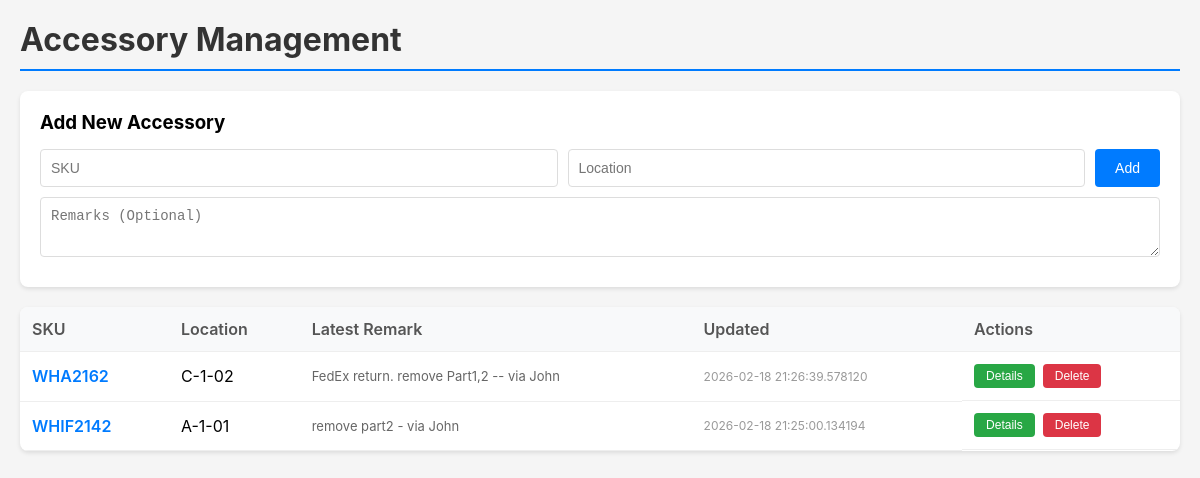
Before: / with the older database file.
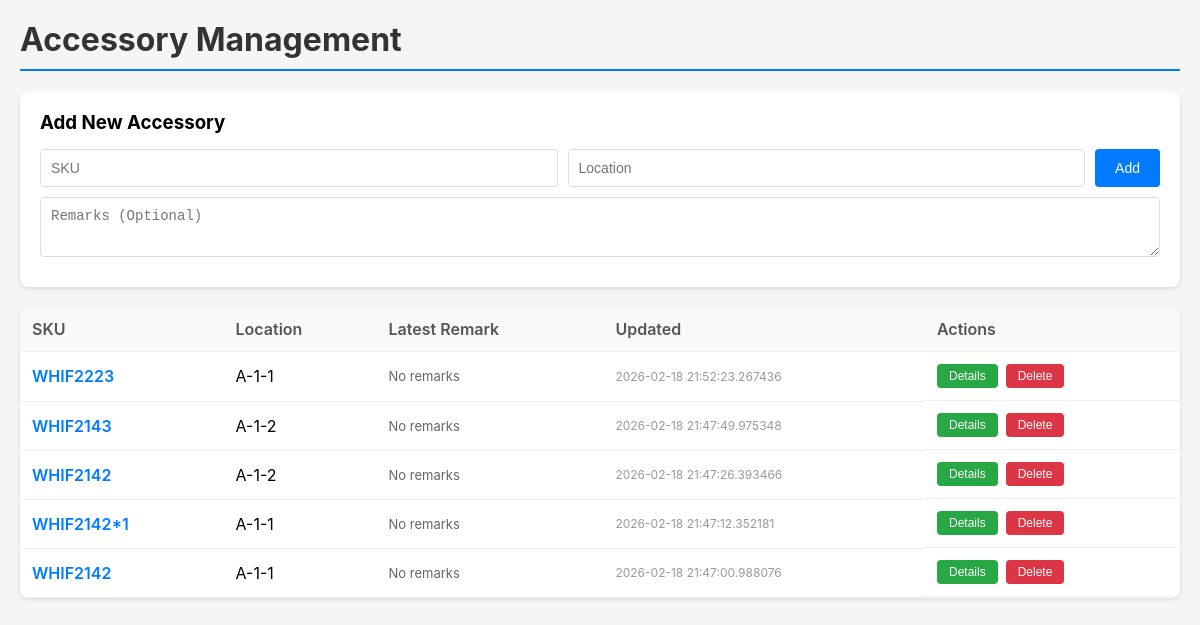
After: the same page with the newer database file.
### tables this page shows
CREATE TABLE accessories (
            id INTEGER PRIMARY KEY AUTOINCREMENT,
            sku TEXT NOT NULL,
            location TEXT NOT NULL,
            updated_at TIMESTAMP DEFAULT CURRENT_TIMESTAMP
        );

### app.py (the view)
@app.route("/")
def index():
    conn = get_db()
    cursor = conn.cursor()
    cursor.execute("""
        SELECT a.*,
               (SELECT content FROM remarks
                WHERE accessory_id = a.id
                ORDER BY created_at DESC LIMIT 1) as latest_remark
        FROM accessories a
        ORDER BY a.updated_at DESC
    """)
    accessories = []
    for row in cursor.fetchall():
        accessories.append(
            {
                "id": row["id"],
                "sku": row["sku"],
                "location": row["location"],
                "updated_at": row["updated_at"],
                "latest_remark": row["latest_remark"] or "No remarks",
            }
        )
    conn.close()
    return render_template("index.html", accessories=accessories)

### app.py (called while the page is built)
def get_db():
    conn = sqlite3.connect(DB_PATH)
    conn.row_factory = sqlite3.Row
    return conn

### templates/index.html (shortened to what this page needs)
<!DOCTYPE html>
<html lang="en">
<head>
</head>
<body>
    <div class="container">
        <h1>Accessory Management</h1>
        <div class="add-form">
            <h3 style="margin-bottom: 15px;">Add New Accessory</h3>
            <form id="addForm">
                <div class="form-row">
                    <input type="text" name="sku" placeholder="SKU" required>
                    <input type="text" name="location" placeholder="Location" required>
                    <button type="submit">Add</button>
                </div>
                <div class="form-row">
                    <textarea name="remark" placeholder="Remarks (Optional)"></textarea>
                </div>
            </form>
        </div>
        <div class="accessory-list">
            {% if accessories %}
            <table>
                <thead>
                    <tr>
                        <th>SKU</th>
                        <th>Location</th>
                        <th>Latest Remark</th>
                        <th>Updated</th>
                        <th>Actions</th>
                    </tr>
                </thead>
                <tbody>
                    {% for item in accessories %}
                    <tr>
                        <td class="sku">{{ item.sku }}</td>
                        <td>{{ item.location }}</td>
                        <td class="remark-preview" title="{{ item.latest_remark }}">{{ item.latest_remark }}</td>
                        <td class="time">{{ item.updated_at }}</td>
                        <td class="actions">
                            <a href="{{ url_for('detail', id=item.id) }}">
                                <button class="btn-small btn-edit">Details</button>
                            </a>
                            <form action="{{ url_for('delete_accessory', id=item.id) }}" method="post" style="display:inline;" onsubmit="return confirm('Delete this accessory?');">
                                <button type="submit" class="btn-small btn-delete">Delete</button>
                            </form>
                        </td>
                    </tr>
                    {% endfor %}
                </tbody>
            </table>
            {% else %}
            <div class="empty">No accessories found</div>
            {% endif %}
        </div>
    </div>
</body>
</html>

### templates/index.html (style rules this page uses)
* { margin: 0; padding: 0; box-sizing: border-box; }
body { font-family: -apple-system, BlinkMacSystemFont, 'Segoe UI', Roboto, 'Helvetica Neue', Arial, sans-serif; background: #f5f5f5; padding: 20px; }
.container { max-width: 1200px; margin: 0 auto; }
h1 { color: #333; margin-bottom: 20px; padding-bottom: 10px; border-bottom: 2px solid #007bff; }
.add-form { background: white; padding: 20px; border-radius: 8px; box-shadow: 0 2px 4px rgba(0,0,0,0.1); margin-bottom: 20px; }
.form-row { display: flex; gap: 10px; margin-bottom: 10px; flex-wrap: wrap; }
input[type="text"], textarea { padding: 10px; border: 1px solid #ddd; border-radius: 4px; font-size: 14px; }
input[type="text"] { flex: 1; min-width: 150px; }
textarea { width: 100%; min-height: 60px; resize: vertical; }
button { padding: 10px 20px; background: #007bff; color: white; border: none; border-radius: 4px; cursor: pointer; font-size: 14px; }
.accessory-list { background: white; border-radius: 8px; box-shadow: 0 2px 4px rgba(0,0,0,0.1); overflow: hidden; }
table { width: 100%; border-collapse: collapse; }
th, td { padding: 12px; text-align: left; border-bottom: 1px solid #eee; }
th { background: #f8f9fa; font-weight: 600; color: #555; }
.sku { font-weight: 600; color: #007bff; }
.remark-preview { color: #666; font-size: 13px; max-width: 300px; overflow: hidden; text-overflow: ellipsis; white-space: nowrap; }
.actions { display: flex; gap: 8px; }
.btn-small { padding: 5px 12px; font-size: 12px; }
.btn-edit { background: #28a745; }
.btn-delete { background: #dc3545; }
.time { color: #999; font-size: 12px; }

Changed rows visible on the page:
added accessories: sku "WHIF2223", location "A-1-1", latest_remark "No remarks", updated_at "2026-02-18 21:52:23.267436"
added accessories: sku "WHIF2143", location "A-1-2", latest_remark "No remarks", updated_at "2026-02-18 21:47:49.975348"
added accessories: sku "WHIF2142", location "A-1-2", latest_remark "No remarks", updated_at "2026-02-18 21:47:26.393466"
changed accessories: sku "WHA2162" → "WHIF2142*1"; location "C-1-02" → "A-1-1"; latest_remark "FedEx return. remove Part1,2 -- via John" → "No remarks"; updated_at "2026-02-18 21:26:39.578120" → "2026-02-18 21:47:12.352181"
changed accessories (number 5 of 5 on the later page): location "A-1-01" → "A-1-1"; latest_remark "remove part2 - via John" → "No remarks"; updated_at "2026-02-18 21:25:00.134194" → "2026-02-18 21:47:00.988076"
